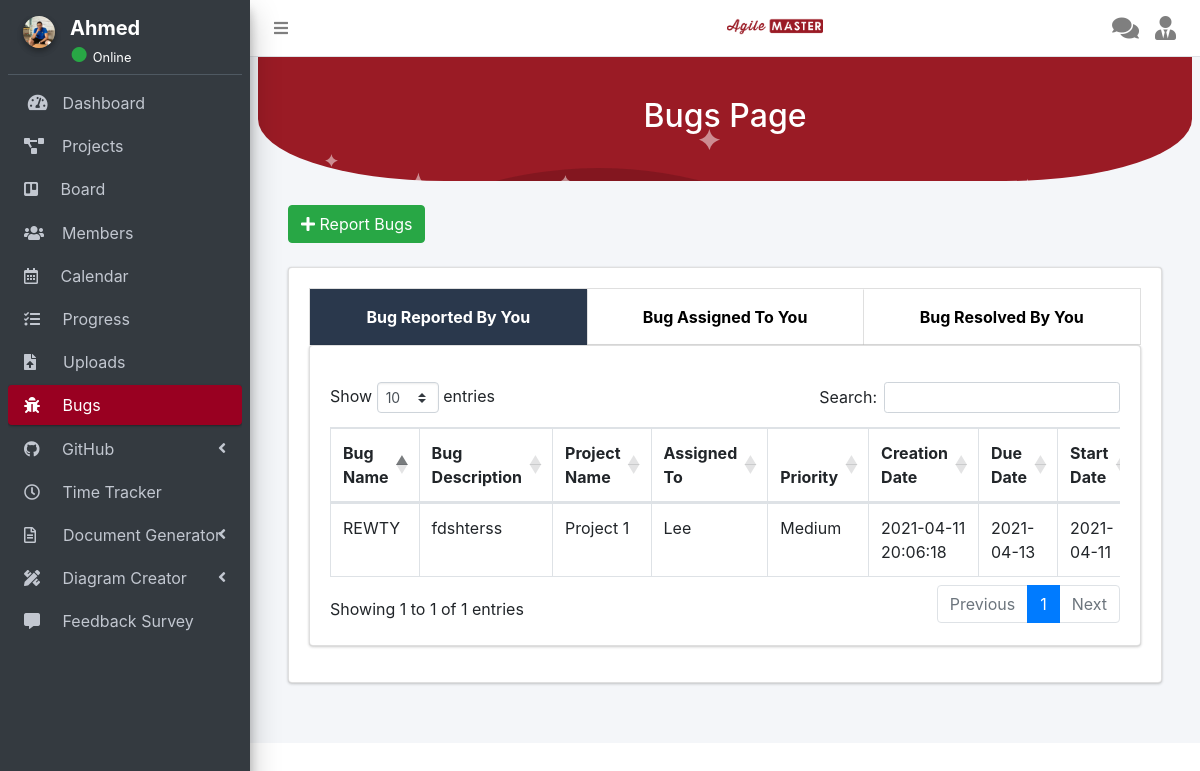
Screenshot of /user/bug_report.php (signed in) with the database file from the repository.
### tables this page shows
CREATE TABLE `users` (
  `user_id` int(11) NOT NULL,
  `fname` varchar(255) NOT NULL,
  `lname` varchar(255) NOT NULL,
  `age` int(11) NOT NULL,
  `occupation` varchar(255) NOT NULL,
  `city` varchar(255) NOT NULL,
  `country` varchar(255) NOT NULL,
  `email` varchar(255) NOT NULL,
  `password` varchar(255) NOT NULL,
  `photo` varchar(255) NOT NULL,
  `unique_id` int(255) NOT NULL,
  `status` varchar(255) NOT NULL,
  `role` varchar(255) NOT NULL DEFAULT 'project member'
);

CREATE TABLE `bug_report` (
  `bug_id` int(11) NOT NULL,
  `bug_name` varchar(225) NOT NULL,
  `bug_desc` varchar(255) NOT NULL,
  `created_by` int(11) NOT NULL,
  `project_id` int(11) NOT NULL,
  `assignee` int(11) NOT NULL,
  `priority` varchar(225) NOT NULL,
  `state` varchar(225) NOT NULL,
  `creation_date` datetime DEFAULT current_timestamp(),
  `due_date` date DEFAULT NULL,
  `start_date` date NOT NULL
);

CREATE TABLE `project` (
  `project_id` int(11) NOT NULL,
  `project_name` varchar(255) NOT NULL,
  `project_description` text NOT NULL,
  `status` varchar(255) NOT NULL DEFAULT 'Active'
);

### helpers/module.php (called while the page is built, shortened)
<?php
function get_user($userId)
{
	global $conn;
	$result = mysqli_query($conn, "SELECT * FROM `users` WHERE `user_id` = '".$userId."'");
	return $result;
}
function getCreatedBugByUserId($userId)
{
	global $conn;
	$result = mysqli_query($conn, "SELECT * FROM `bug_report` WHERE `created_by` = '$userId'");
	return $result;
}
function getProjectBugByUserId($project_id)
{
	global $conn;
	$result = mysqli_query($conn, "SELECT * FROM `project` WHERE `project_id` = '$project_id'");
	return $result;
}
function getAssigneeBugByUserId($userId)
{
	global $conn;
	$result = mysqli_query($conn, "SELECT * FROM `users` NATURAL JOIN `bug_report` WHERE `user_id` = '$userId'");
	return $result;
}
?>

### user/bug_report.php (the view, shortened to what this page needs)
<?php
   include_once '../connection/dbconnection.php';
   include_once '../helpers/module.php';
   ?>
<!DOCTYPE html>
<html>
   <head>
      <?php include('../navigation/head.php');?>
   </head>
   <body class="hold-transition sidebar-mini layout-fixed">
      <div class="wrapper">
         <?php include('../navigation/topbar.php');?>
         <?php include('../navigation/user/bug_sidebar.php');?>
         <div class="content-wrapper">
            <section class="content">
			<div class="bg-custom">
				<div class="bg-img" style="text-align: center;">
					<div class="searchContainer">
						<h2>Bugs Page</h2>
					</div>
				</div>
                <br>
			</div>
			<br>
               <div class="container-fluid">
                  <div class="col-md-6 " align="left">
                     <button type="button" class="btn btn-success" data-toggle="modal" data-target="#exampleModalCenter">
                     <i class="fas fa-plus"></i> Report Bugs
                     </button>
                     <br><br>
                  </div>
                  <div class="col-md-12">
                     <div class="card">
                        <div class="card-body">
                           <ul class="nav nav-tabs nav-justified" id="myTabMD" role="tablist">
                              <li class="nav-item waves-effect waves-light">
                                 <a class="nav-link active font-weight-bold" id="home-tab-md" data-toggle="tab" href="#home-md" role="tab" aria-controls="home-md" aria-selected="true">Bug Reported By You</a>
                              </li>
                              <li class="nav-item waves-effect waves-light">
                                 <a class="nav-link   font-weight-bold" id="profile-tab-md" data-toggle="tab" href="#profile-md" role="tab" aria-controls="profile-md" aria-selected="false">Bug Assigned To You</a>
                              </li>
                              <li class="nav-item waves-effect waves-light">
                                 <a class="nav-link   font-weight-bold" id="resolve-tab-md" data-toggle="tab" href="#resolve-md" role="tab" aria-controls="resolve-md" aria-selected="false">Bug Resolved By You</a>
                              </li>
                           </ul>
                           <div class="tab-content card pt-3" id="myTabContentMD">
                              <div class="tab-pane fade show active" id="home-md" role="tabpanel" aria-labelledby="home-tab-md">
                                 <div class="card-body">
                                    <div class="table-responsive">
                                       <table class="table table-bordered" id="dataTables" width="100%" cellspacing="0">
                                          <thead>
                                             <tr>
                                                <th >Bug Name</th>
                                                <th >Bug Description</th>
                                                <th >Project Name</th>
                                                <th >Assigned To</th>
                                                <th >Priority</th>
                                                <th >Creation Date</th>
                                                <th >Due Date</th>
                                                <th >Start Date</th>
                                             </tr>
                                          </thead>
                                          <tbody>
                                             <?php
                                                $getCreatedBugByUserId = getCreatedBugByUserId($userId);
                                                while($bugRow = mysqli_fetch_array($getCreatedBugByUserId))
                                                {
                                                    $assignee = $bugRow['assignee'];
                                                    $project_id = $bugRow['project_id'];
                                                    $getAssigneeBugByUserId = getAssigneeBugByUserId($assignee);
                                                    $assigneeRow = mysqli_fetch_array($getAssigneeBugByUserId);
                                                    $getProjectBugByUserId = getProjectBugByUserId($project_id);
                                                    $projbugRow = mysqli_fetch_array($getProjectBugByUserId);
                                                ?>
                                             <tr>
                                                <td >
                                                   <?php echo $bugRow['bug_name'];?>
                                                </td>
                                                <td >
                                                   <?php echo $bugRow['bug_desc'];?>
                                                </td>
                                                <td >
                                                   <?php echo $projbugRow['project_name'];?>
                                                </td>
                                                <td >
                                                   <?php echo $assigneeRow['fname'];?>
                                                </td>
                                                <td >
                                                   <?php echo $bugRow['priority'];?>
                                                </td>
                                                <td >
                                                   <?php echo $bugRow['creation_date'];?>
                                                </td>
                                                <td >
                                                   <?php echo $bugRow['due_date'];?>
                                                </td>
                                                <td >
                                                   <?php echo $bugRow['start_date'];?>
                                                </td>
                                             </tr>
                                             <?php
                                                }
                                                ?>
                                          </tbody>
                                       </table>
                                    </div>
                                 </div>
                              </div>
                           </div>
                        </div>
                     </div>
                  </div>
               </div>
            </section>
         </div>
      </div>
   </body>
</html>

### navigation/user/bug_sidebar.php (shortened to what this page needs)
<aside class="main-sidebar sidebar-dark-primary elevation-4">
	<div class="sidebar">
		<div class="user-panel mt-3 d-flex">
            <div class="col-auto ">
                <a href="profile.php" class="avatar avatar-xl rounded-circle">
                    <?php
                        $get_user = get_user($userId);
                        $row = mysqli_fetch_array($get_user);
                        echo '<img src="../upload/profile/'.$row["photo"].'" id="sideimg" class="img-circle elevation-2" alt="User Image">';
                    ?>
                </a>
            </div>
            <div class="col right ml--1 mb-1">
                <h5 class="mb-0">
                    <a href="profile.php" class="text-white"><strong> <?php echo $row["fname"]; ?></strong></a>
                </h5>
                <?php
                        if($row["status"] == "Online"){
                            echo'
                                <span class="text-success text-lg">●</span>
                                <small class="text-white">Online</small>';
                        }else{
                            echo'
                                <span class="text-light text-lg">●</span>
                                <small class="text-white">Offline</small>';
                        }
                ?>
            </div>
		</div>
		<nav class="mt-2" >
			<ul class="nav nav-pills nav-sidebar flex-column" data-widget="treeview" role="menu" data-accordion="false">
				<li class="nav-item has-treeview">
					<a href="../user/dashboard.php" class="nav-link">
						<i class="nav-icon fas fa-tachometer-alt"></i>
						<p>
							&nbsp;Dashboard
						</p>
					</a>
				</li>
				<li class="nav-item">
					<a href="../user/project.php" class="nav-link">
						<i class="fas fa-project-diagram"></i>
						<p>
							&nbsp;&nbsp;&nbsp;Projects
						</p>
					</a>
				</li>
				<li class="nav-item">
					<a href="../user/board.php" class="nav-link">
						<i class="fab fa-trello"></i>
						<p>
							&nbsp;&nbsp;&nbsp;&nbsp;Board
						</p>
					</a>
				</li>
				<li class="nav-item">
					<a href="members.php" class="nav-link">
						<i class="fas fa-users"></i>
						<p>
							&nbsp;&nbsp;&nbsp;Members
						</p>
					</a>
				</li>
				<li class="nav-item">
					<a href="../calendar/index.php" class="nav-link">
						<i class="far fa-calendar-alt"></i>
						<p>
							&nbsp;&nbsp;&nbsp;&nbsp;Calendar
						</p>
					</a>
				</li>
				<li class="nav-item">
					<a href="progress.php" class="nav-link">
						<i class="fas fa-tasks"></i>
						<p>
							&nbsp;&nbsp;&nbsp;&nbsp;Progress
						</p>
					</a>
				</li>
				<li class="nav-item">
					<a href="../user/upload_files.php" class="nav-link">
						<i class="fas fa-file-upload"></i>
						<p>
							&nbsp;&nbsp;&nbsp;&nbsp;&nbsp;Uploads
						</p>
					</a>
				</li>
				<li class="nav-item">
					<a href="../user/bug_report.php" class="nav-link active">
						<i class="fas fa-bug"></i>
						<p>
							&nbsp;&nbsp;&nbsp;&nbsp;Bugs
						</p>
					</a>
				</li>
				<li class="nav-item has-treeview">
					<a href="#" class="nav-link">
						<i class="fab fa-github"></i>
						<p>
							&nbsp;&nbsp;&nbsp;&nbsp;GitHub
							<i class="fas fa-angle-left right"></i>
						</p>
					</a>
				</li>
				<li class="nav-item">
					<a href="../timetracker/timetracker.php" class="nav-link">
						<i class="far fa-clock"></i>
						<p>
							&nbsp;&nbsp;&nbsp;&nbsp;Time Tracker
						</p>
					</a>
				</li>
				<li class="nav-item has-treeview">
					<a href="#" class="nav-link">
						<i class="far fa-file-alt"></i>
						<p>
							&nbsp;&nbsp;&nbsp;&nbsp;&nbsp;Document Generator
							<i class="right fas fa-angle-left"></i>
						</p>
					</a>
				</li>
				<li class="nav-item has-treeview">
					<a href="#" class="nav-link">
						<i class="fas fa-pencil-ruler"></i>
						<p>
							&nbsp;&nbsp;&nbsp;&nbsp;Diagram Creator
							<i class="right fas fa-angle-left"></i>
						</p>
					</a>
				</li>
				<li class="nav-item">
					<a href="feedback.php" class="nav-link">
						<i class="fas fa-comment-alt"></i>
						<p>
							&nbsp;&nbsp;&nbsp;&nbsp;Feedback Survey
						</p>
					</a>
				</li>
				<br ><br ><br >
			</ul>
		</nav>
    </div>
</aside>

### dependencies/css/style.css (style rules this page uses)
body { font-family: "Open Sans", sans-serif; color: #444444; }
a { text-decoration: none; color: #990021; }
ul { list-style: none; margin: 0; padding: 0px; }
section { padding: 60px 0; overflow: hidden; position: relative; }

### user/bug_report.php (style rules this page uses)
.nav-tabs { border:1px solid rgba(0,0,0,.125); border-top-left-radius: 0rem; border-top-right-radius: 0rem; }
.nav-tabs .nav-link { border-left:1px solid rgba(0,0,0,.125); padding: 15px 30px; border-top-left-radius: 0rem; border-top-right-radius: 0rem; }
.nav-tabs .nav-link.active { background-color: #2a384c; border-color: #2a384c; color: #fff; }
.nav-tabs .nav-item a { color: #000; }
.bg-custom { background-image: url("../resources/images/profile_header.png"); background-color: #9a1b25; border-bottom-left-radius: 20% 50%; border-bottom-right-radius: 20% 50%; }
.bg-img { max-width: 35%; min-height: 100px; max-height: auto; margin-left:auto; margin-right:auto; text-align: center; background-position: center; background-repeat: no-repeat; background-size: cover; color: white; padding: 40px 0px 0px 0px; font-size: 60px; font-weight: bold; }

### navigation/user/bug_sidebar.php (style rules this page uses)
#sideimg { height: 4vh; width: 4vh; object-fit: cover; border-radius: 100% 100%; }
.right { margin-left: -15px; }

### rows the page displays
users: photo (picture), fname "Ahmed"
bug_report: bug_name "REWTY", bug_desc "fdshterss", project.project_name "Project 1", users.fname "Lee", priority "Medium", creation_date "2021-04-11 20:06:18", due_date "2021-04-13", start_date "2021-04-11"
